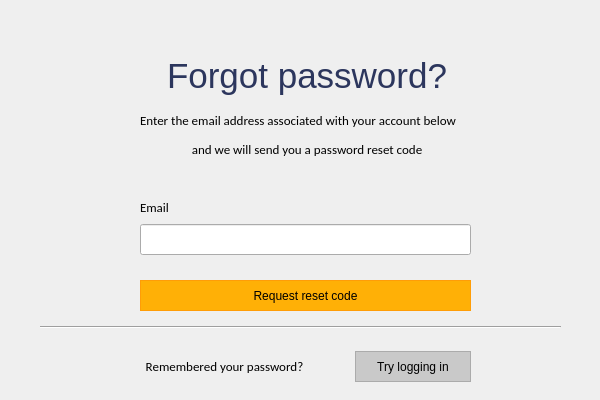
<?xml version="1.0" encoding="UTF-8"?>
<ui version="4.0">
 <class>MainWindow</class>
 <widget class="QMainWindow" name="MainWindow">
  <property name="geometry">
   <rect>
    <x>0</x>
    <y>0</y>
    <width>600</width>
    <height>400</height>
   </rect>
  </property>
  <property name="minimumSize">
   <size>
    <width>600</width>
    <height>400</height>
   </size>
  </property>
  <property name="maximumSize">
   <size>
    <width>600</width>
    <height>400</height>
   </size>
  </property>
  <property name="windowTitle">
   <string>AIDS – Forgot Password</string>
  </property>
  <property name="windowIcon">
   <iconset>
    <normaloff>../Resources/logo_svg.svg</normaloff>../Resources/logo_svg.svg</iconset>
  </property>
  <widget class="QWidget" name="centralwidget">
   <widget class="QPushButton" name="btn_reset">
    <property name="geometry">
     <rect>
      <x>140</x>
      <y>280</y>
      <width>331</width>
      <height>31</height>
     </rect>
    </property>
    <property name="styleSheet">
     <string notr="true">QPushButton {
background-color: rgb(255, 176, 6);
border: 1.2px solid #ff9d07;
outline: none;}

QPushButton:hover{
background-color: rgb(255, 157, 7);
outline: none;
border: none;
}

QPushButton:pressed{
background-color: rgb(254, 140, 8);
outline: none;
border: none;
}


</string>
    </property>
    <property name="text">
     <string>Request reset code</string>
    </property>
   </widget>
   <widget class="Line" name="line">
    <property name="geometry">
     <rect>
      <x>40</x>
      <y>305</y>
      <width>521</width>
      <height>41</height>
     </rect>
    </property>
    <property name="styleSheet">
     <string notr="true">margin-top:4px;</string>
    </property>
    <property name="orientation">
     <enum>Qt::Horizontal</enum>
    </property>
   </widget>
   <widget class="QWidget" name="layoutWidget">
    <property name="geometry">
     <rect>
      <x>100</x>
      <y>350</y>
      <width>371</width>
      <height>33</height>
     </rect>
    </property>
    <layout class="QHBoxLayout" name="remember_layout">
     <item>
      <widget class="QLabel" name="lbl_remember">
       <property name="font">
        <font>
         <family>Calibri</family>
         <pointsize>10</pointsize>
        </font>
       </property>
       <property name="text">
        <string>Remembered your password?</string>
       </property>
       <property name="alignment">
        <set>Qt::AlignCenter</set>
       </property>
      </widget>
     </item>
     <item>
      <widget class="QPushButton" name="btn_forgot">
       <property name="minimumSize">
        <size>
         <width>116</width>
         <height>31</height>
        </size>
       </property>
       <property name="maximumSize">
        <size>
         <width>116</width>
         <height>31</height>
        </size>
       </property>
       <property name="font">
        <font>
         <family>Helvetica</family>
        </font>
       </property>
       <property name="styleSheet">
        <string notr="true">QPushButton {
color: rgb(0, 0, 0);
background-color: rgb(201, 201, 201);
border: 1.2px solid #ABABAB;
outline: none;}

QPushButton:hover{
color: rgb(255, 255, 255);
background-color: rgb(171, 171, 171);
outline: none;
border: none;
}

QPushButton:pressed{
color: rgb(255, 255, 255);
background-color: rgb(129, 129, 129);
outline: none;
border: none;
}


</string>
       </property>
       <property name="text">
        <string>Try logging in</string>
       </property>
      </widget>
     </item>
    </layout>
   </widget>
   <widget class="QWidget" name="layoutWidget">
    <property name="geometry">
     <rect>
      <x>140</x>
      <y>50</y>
      <width>334</width>
      <height>111</height>
     </rect>
    </property>
    <layout class="QVBoxLayout" name="verticalLayout_2">
     <item>
      <widget class="QLabel" name="lbl_forgot">
       <property name="font">
        <font>
         <family>Helvetica</family>
         <pointsize>26</pointsize>
        </font>
       </property>
       <property name="styleSheet">
        <string notr="true"/>
       </property>
       <property name="text">
        <string>&lt;html&gt;&lt;head/&gt;&lt;body&gt;&lt;p&gt;&lt;span style=&quot; color:#2c365d;&quot;&gt;Forgot password?&lt;/span&gt;&lt;/p&gt;&lt;/body&gt;&lt;/html&gt;</string>
       </property>
       <property name="alignment">
        <set>Qt::AlignCenter</set>
       </property>
      </widget>
     </item>
     <item>
      <layout class="QVBoxLayout" name="verticalLayout">
       <item>
        <widget class="QLabel" name="lbl_sub1">
         <property name="font">
          <font>
           <family>Calibri</family>
           <pointsize>10</pointsize>
          </font>
         </property>
         <property name="styleSheet">
          <string notr="true"/>
         </property>
         <property name="text">
          <string>Enter the email address associated with your account below</string>
         </property>
        </widget>
       </item>
       <item>
        <widget class="QLabel" name="lbl_sub2">
         <property name="font">
          <font>
           <family>Calibri</family>
           <pointsize>10</pointsize>
          </font>
         </property>
         <property name="styleSheet">
          <string notr="true"/>
         </property>
         <property name="text">
          <string>and we will send you a password reset code</string>
         </property>
         <property name="alignment">
          <set>Qt::AlignCenter</set>
         </property>
        </widget>
       </item>
      </layout>
     </item>
    </layout>
   </widget>
   <widget class="QWidget" name="layoutWidget">
    <property name="geometry">
     <rect>
      <x>140</x>
      <y>170</y>
      <width>335</width>
      <height>85</height>
     </rect>
    </property>
    <layout class="QVBoxLayout" name="verticalLayout_4">
     <item>
      <layout class="QVBoxLayout" name="verticalLayout_3">
       <item>
        <widget class="QLabel" name="lbl_error">
         <property name="font">
          <font>
           <family>Calibri</family>
           <pointsize>9</pointsize>
          </font>
         </property>
         <property name="styleSheet">
          <string notr="true"/>
         </property>
         <property name="text">
          <string/>
         </property>
         <property name="alignment">
          <set>Qt::AlignCenter</set>
         </property>
        </widget>
       </item>
       <item>
        <widget class="QLabel" name="lbl_email">
         <property name="font">
          <font>
           <family>Calibri</family>
           <pointsize>10</pointsize>
          </font>
         </property>
         <property name="styleSheet">
          <string notr="true"/>
         </property>
         <property name="text">
          <string>Email</string>
         </property>
        </widget>
       </item>
       <item>
        <widget class="QLineEdit" name="txt_email">
         <property name="minimumSize">
          <size>
           <width>331</width>
           <height>31</height>
          </size>
         </property>
         <property name="maximumSize">
          <size>
           <width>331</width>
           <height>31</height>
          </size>
         </property>
         <property name="styleSheet">
          <string notr="true">padding-left:4px;</string>
         </property>
        </widget>
       </item>
      </layout>
     </item>
    </layout>
   </widget>
  </widget>
 </widget>
 <tabstops>
  <tabstop>txt_email</tabstop>
  <tabstop>btn_reset</tabstop>
  <tabstop>btn_forgot</tabstop>
 </tabstops>
 <resources/>
 <connections/>
</ui>
